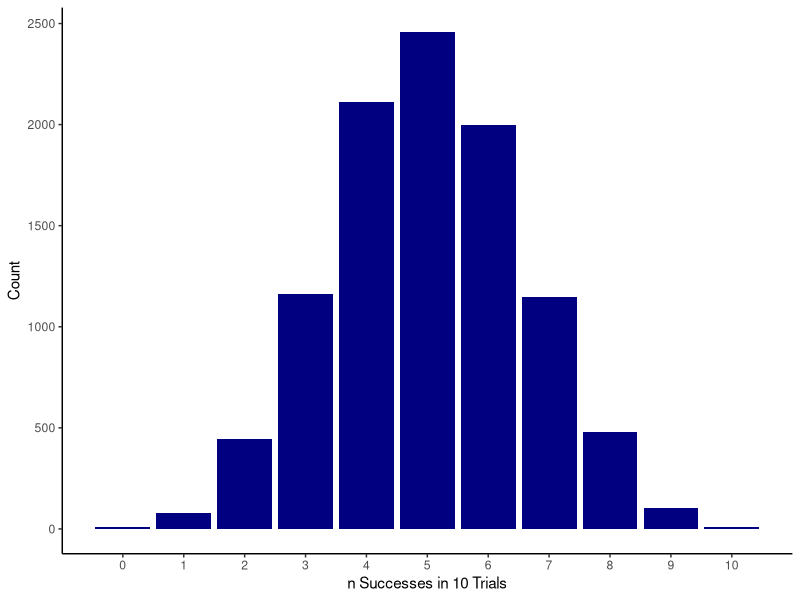
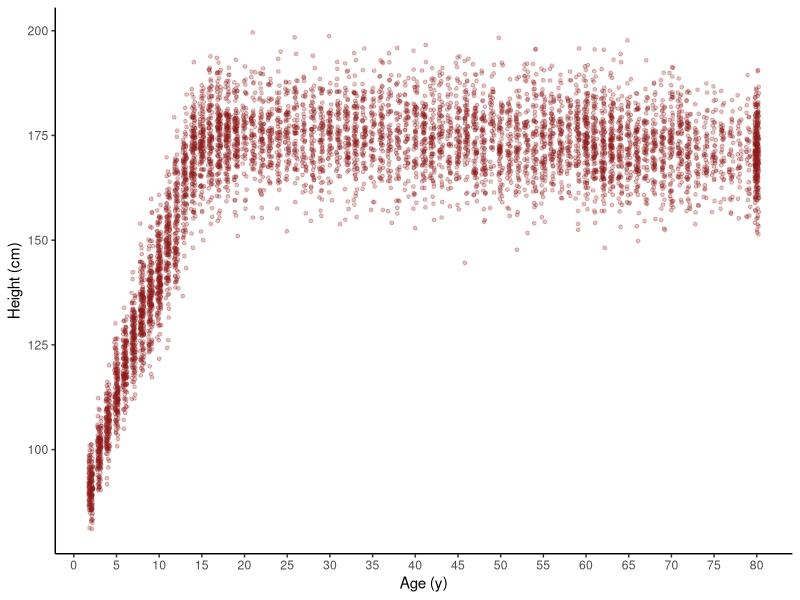
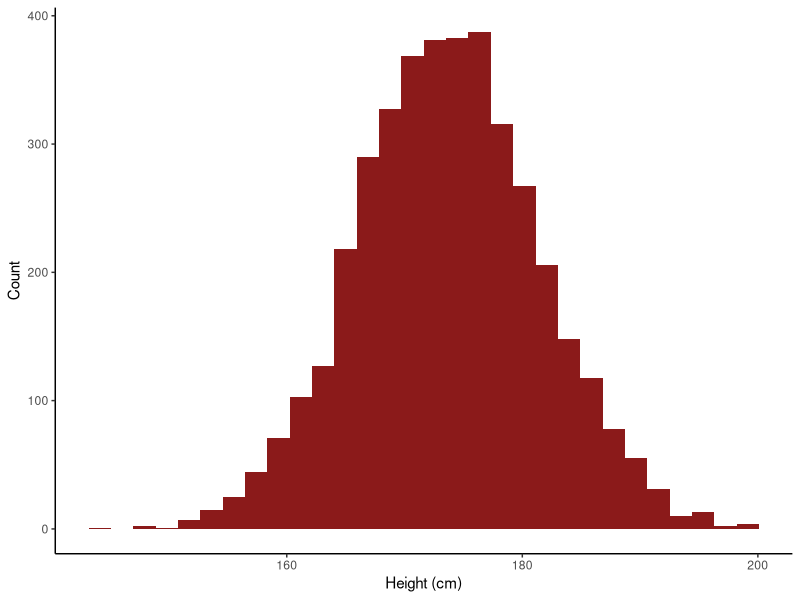
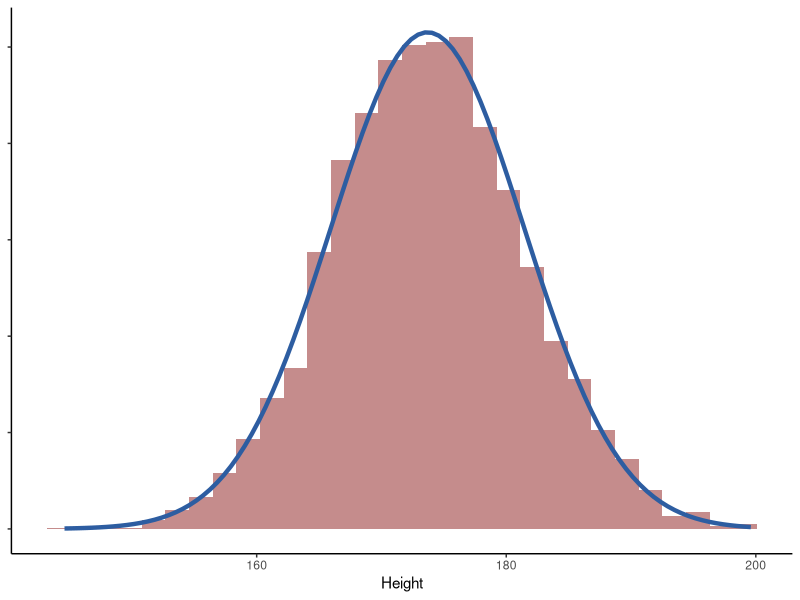

These figures' R source, in order:
## ---- chunk 1
#| label: setup
#| echo: false

library(tidyverse)
theme_set(theme_classic())
## ---- chunk 2
#| echo: true

set.seed(234626)
rbinom(n = 10, size = 1, prob = 0.5)
## ---- chunk 3
#| echo: true

set.seed(32463)
rbinom(n = 10, size = 10, prob = 0.5)
## ---- chunk 4
#| echo: true

set.seed(234627)
x <- rbinom(n = 10000, size = 10, prob = 0.5)
## ---- chunk 5
#| echo: true

x[1:100]
## ---- chunk 6
#| echo: true

x_tab <- table(x)
x_tab
## ---- chunk 7
ggplot(data = tibble(Count = as.numeric(x_tab),
                     Successes = 0:10),
       aes(x = Successes, y = Count)) +
  geom_bar(stat = "identity", fill = "navy") +
  scale_x_continuous(breaks = 0:10) +
  labs(x = "n Successes in 10 Trials")
## ---- chunk 8
NHANES <- read_csv("../data/NHANES.csv", show_col_types = FALSE) |> 
  filter(Sex == "Male") |> 
  select(-Sex) |> 
  arrange(Height)
NHANES$Height
## ---- chunk 9
ggplot(NHANES, aes(x = Age, y = Height)) +
  geom_point(size = 1, show.legend = FALSE, alpha = 0.25,
             position = position_jitter(width = 0.25, seed = 3847293),
             color = "firebrick4") +
  scale_x_continuous(breaks = seq(0, 80, by = 5)) +
  labs(x = "Age (y)", y = "Height (cm)") +
  theme_classic()
## ---- chunk 10
NHANES_20 <- NHANES |> filter(Age > 20)

ggplot(NHANES_20, aes(Height)) +
  geom_histogram(bins = 30, show.legend = FALSE,
                 fill = "firebrick4") +
  labs(x = "Height (cm)", y = "Count") +
  theme_classic()
## ---- chunk 11
head(NHANES_20) |> knitr::kable()
## ---- chunk 12
tail(NHANES_20) |> knitr::kable()
## ---- chunk 13
ggplot(NHANES_20, aes(Height)) +
  geom_histogram(aes(y = after_stat(density)),
                 fill = "firebrick4", 
                 alpha = 0.5,
                 bins = 30) +
  geom_line(data = tibble(
    Height = seq(min(NHANES_20$Height),
                 max(NHANES_20$Height),
                 length.out = 100),
    y = dnorm(Height, mean = mean(NHANES_20$Height),
              sd = sd(NHANES_20$Height))),
    aes(Height, y), linewidth = 1.5, color = "#2D5DA1") +
  theme_classic() +
  theme(axis.title.y = element_blank(),
        axis.text.y = element_blank())

